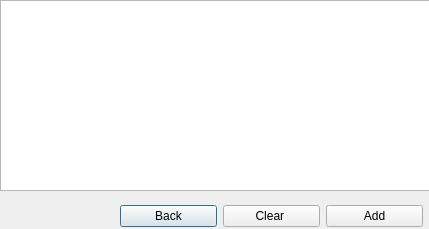
<?xml version="1.0" encoding="UTF-8"?>
<ui version="4.0">
 <class>ColumnsDiag</class>
 <widget class="QDialog" name="ColumnsDiag">
  <property name="geometry">
   <rect>
    <x>0</x>
    <y>0</y>
    <width>429</width>
    <height>229</height>
   </rect>
  </property>
  <property name="windowTitle">
   <string>Dialog</string>
  </property>
  <widget class="QWidget" name="layoutWidget">
   <property name="geometry">
    <rect>
     <x>120</x>
     <y>200</y>
     <width>303</width>
     <height>32</height>
    </rect>
   </property>
   <layout class="QHBoxLayout" name="horizontalLayout">
    <item>
     <widget class="QPushButton" name="backBtn">
      <property name="text">
       <string>Back</string>
      </property>
     </widget>
    </item>
    <item>
     <widget class="QPushButton" name="clearBtn">
      <property name="text">
       <string>Clear </string>
      </property>
     </widget>
    </item>
    <item>
     <widget class="QPushButton" name="addBtn">
      <property name="text">
       <string>Add</string>
      </property>
     </widget>
    </item>
   </layout>
  </widget>
  <widget class="QListWidget" name="listWidget">
   <property name="geometry">
    <rect>
     <x>0</x>
     <y>0</y>
     <width>431</width>
     <height>191</height>
    </rect>
   </property>
   <property name="toolTip">
    <string extracomment="Select a column to be used in delete statement"/>
   </property>
  </widget>
 </widget>
 <resources/>
 <connections/>
</ui>
